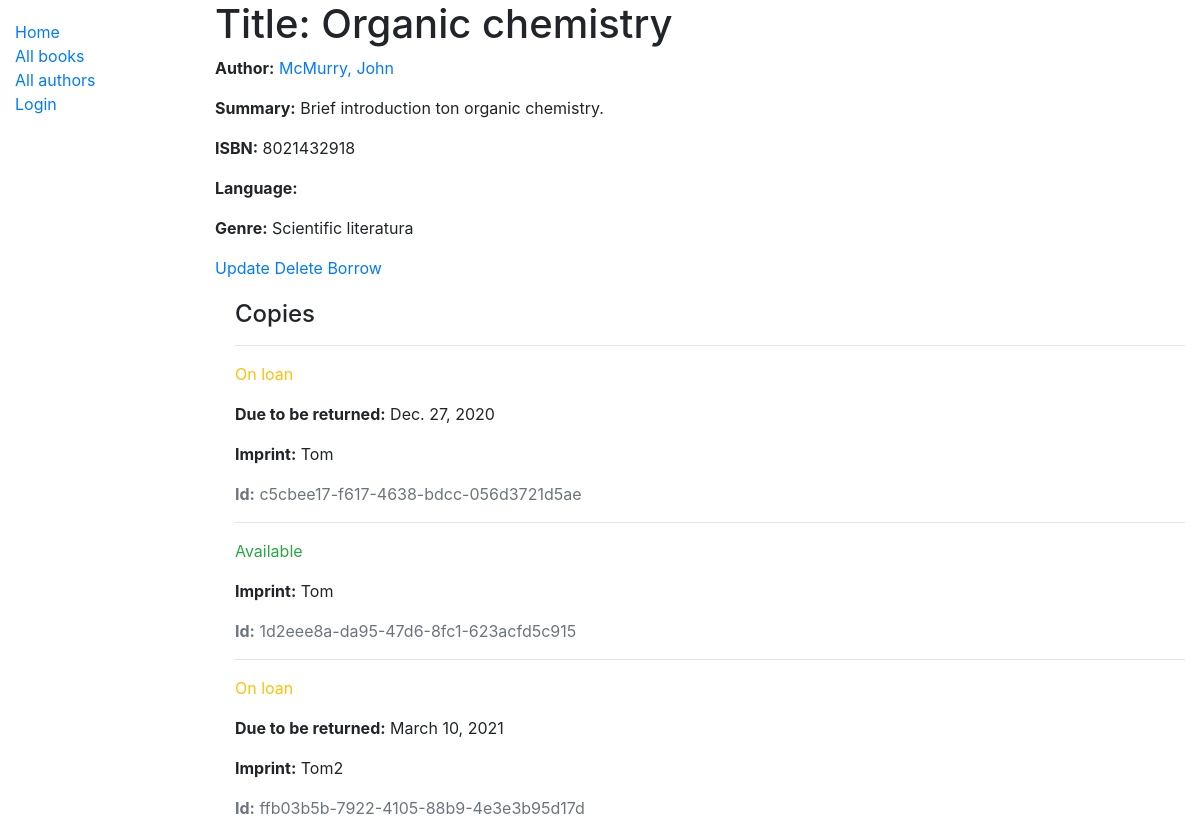
/catalog/book/1, run on the app's committed database.
### catalog/models.py (models this page shows, shortened)
class Book(models.Model):
    title = models.CharField(max_length=200)
    author = models.ForeignKey('Author', on_delete=models.SET_NULL, null=True)
    summary = models.TextField(max_length=1000, help_text='Enter a brief description of the book')
    isbn = models.CharField('ISBN', max_length=13, unique=True,
                             help_text='13 Character <a href="https://www.isbn-international.org/content/what-isbn">ISBN number</a>')
    genre = models.ManyToManyField(Genre, help_text='Select a genre for this book')
    def display_genre(self):
        """Create a string for the Genre. This is required to display genre in Admin."""
        return ', '.join(genre.name for genre in self.genre.all()[:3])
    display_genre.short_description = 'Genre'

class Author(models.Model):
    first_name = models.CharField(max_length=100)
    last_name = models.CharField(max_length=100)
    date_of_birth = models.DateField(null=True, blank=True)
    date_of_death = models.DateField('Died', null=True, blank=True)
    class Meta:
        ordering = ['last_name', 'first_name']
    def __str__(self):
        return f'{self.last_name}, {self.first_name}'

class Genre(models.Model):
    name = models.CharField(max_length=200, help_text="Enter a book genre")
    def __str__(self):
        return self.name

class BookInstance(models.Model):
    id = models.UUIDField(primary_key=True, default=uuid.uuid4, help_text='Unique ID for this particular book across whole library')
    book = models.ForeignKey('Book', on_delete=models.SET_NULL, null=True)
    imprint = models.CharField(max_length=200)
    due_back = models.DateField(null=True, blank=True)
    borrower = models.ForeignKey(User, on_delete=models.SET_NULL, null=True, blank=True)
    LOAN_STATUS = (
        ('m', 'Maintenance'),
        ('o', 'On loan'),
        ('a', 'Available'),
        ('r', 'Reserved'),
    )
    status = models.CharField(
        max_length=1,
        choices=LOAN_STATUS,
        blank=True,
        default='m',
        help_text='Book availability',
    )
    class Meta:
        ordering = ['due_back']
        permissions = (("can_mark_returned", "Set book as returned"),)

### catalog/views.py (the view)
# urls.py: path('book/<int:pk>', views.BookDetailView.as_view(), name='book-detail'),
class BookDetailView(generic.DetailView):
    model = Book

### catalog/templates/catalog/book_detail.html
{% extends "base_generic.html" %}
{% block content %}
  <h1>Title: {{ book.title }}</h1>
  <p><strong>Author:</strong> <a href="">{{ book.author }}</a></p>
  <p><strong>Summary:</strong> {{ book.summary }}</p>
  <p><strong>ISBN:</strong> {{ book.isbn }}</p>
  <p><strong>Language:</strong> {{ book.language }}</p>
  <p><strong>Genre:</strong> {{ book.genre.all|join:", " }}</p>
  <a href="{% url 'book-update' book.id %}">Update</a>
  <a href="{% url 'book-delete' book.id %}">Delete</a>
  <a href="{% url 'book-borrow' book.id %}">Borrow</a>
  <div style="margin-left:20px;margin-top:20px">
    <h4>Copies</h4>
    {% for copy in book.bookinstance_set.all %}
      <hr>
      <p class="{% if copy.status == 'a' %}text-success{% elif copy.status == 'm' %}text-danger{% else %}text-warning{% endif %}">
        {{ copy.get_status_display }}
      </p>
      {% if copy.status != 'a' %}
        <p><strong>Due to be returned:</strong> {{ copy.due_back }}</p>
      {% endif %}
      <p><strong>Imprint:</strong> {{ copy.imprint }}</p>
      <p class="text-muted"><strong>Id:</strong> {{ copy.id }}</p>
    {% endfor %}
  </div>
{% endblock %}

### data on the page
Book: title "Organic chemistry", author "McMurry, John", summary "Brief introduction ton organic chemistry.", isbn "8021432918", genre.all "Scientific literatura"
BookInstance: status "On loan", due_back "Dec. 27, 2020", imprint "Tom", id "c5cbee17-f617-4638-bdcc-056d3721d5ae"
BookInstance: status "Available", imprint "Tom", id "1d2eee8a-da95-47d6-8fc1-623acfd5c915"
BookInstance: status "On loan", due_back "March 10, 2021", imprint "Tom2", id "ffb03b5b-7922-4105-88b9-4e3e3b95d17d"
